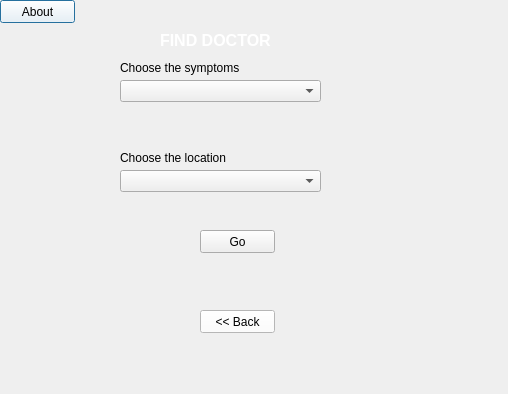
<?xml version="1.0" encoding="UTF-8"?>
<ui version="4.0">
 <class>finddoctorlocationandsymptoms</class>
 <widget class="QDialog" name="finddoctorlocationandsymptoms">
  <property name="geometry">
   <rect>
    <x>0</x>
    <y>0</y>
    <width>508</width>
    <height>394</height>
   </rect>
  </property>
  <property name="windowTitle">
   <string>Dialog</string>
  </property>
  <widget class="QLabel" name="label">
   <property name="geometry">
    <rect>
     <x>160</x>
     <y>30</y>
     <width>121</width>
     <height>20</height>
    </rect>
   </property>
   <property name="font">
    <font>
     <pointsize>12</pointsize>
     <weight>75</weight>
     <bold>true</bold>
    </font>
   </property>
   <property name="styleSheet">
    <string notr="true">color: rgb(255, 255, 255);
background-color: rgba(255, 255, 255, 0);</string>
   </property>
   <property name="text">
    <string>FIND DOCTOR</string>
   </property>
  </widget>
  <widget class="QPushButton" name="pushButton">
   <property name="geometry">
    <rect>
     <x>0</x>
     <y>0</y>
     <width>75</width>
     <height>23</height>
    </rect>
   </property>
   <property name="styleSheet">
    <string notr="true">background-color: rgb(255, 255, 255);</string>
   </property>
   <property name="text">
    <string>About</string>
   </property>
  </widget>
  <widget class="QPushButton" name="pushButton_2">
   <property name="geometry">
    <rect>
     <x>200</x>
     <y>310</y>
     <width>75</width>
     <height>23</height>
    </rect>
   </property>
   <property name="styleSheet">
    <string notr="true">background-color: rgb(255, 255, 255);</string>
   </property>
   <property name="text">
    <string>&lt;&lt; Back</string>
   </property>
  </widget>
  <widget class="QComboBox" name="comboBox">
   <property name="geometry">
    <rect>
     <x>120</x>
     <y>80</y>
     <width>201</width>
     <height>22</height>
    </rect>
   </property>
  </widget>
  <widget class="QComboBox" name="comboBox_2">
   <property name="geometry">
    <rect>
     <x>120</x>
     <y>170</y>
     <width>201</width>
     <height>22</height>
    </rect>
   </property>
  </widget>
  <widget class="QLabel" name="label_2">
   <property name="geometry">
    <rect>
     <x>120</x>
     <y>60</y>
     <width>131</width>
     <height>16</height>
    </rect>
   </property>
   <property name="text">
    <string>Choose the symptoms</string>
   </property>
  </widget>
  <widget class="QLabel" name="label_3">
   <property name="geometry">
    <rect>
     <x>120</x>
     <y>150</y>
     <width>151</width>
     <height>16</height>
    </rect>
   </property>
   <property name="text">
    <string>Choose the location</string>
   </property>
  </widget>
  <widget class="QPushButton" name="pushButton_3">
   <property name="geometry">
    <rect>
     <x>200</x>
     <y>230</y>
     <width>75</width>
     <height>23</height>
    </rect>
   </property>
   <property name="text">
    <string>Go</string>
   </property>
  </widget>
 </widget>
 <resources/>
 <connections/>
</ui>
